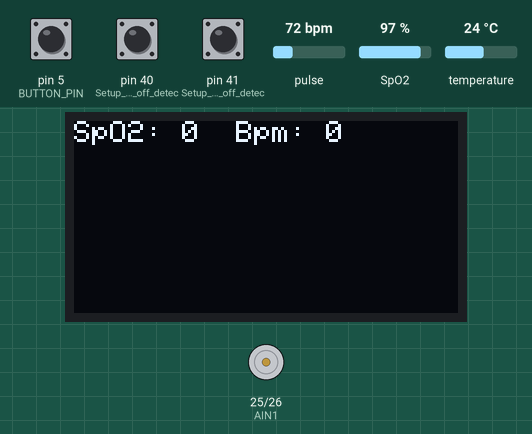
Bench run of a sketch on a simulated Arduino Mega 2560, built for the host (arithmetic inside an expression is 32-bit, double 64-bit). Shown: 128×64 one-colour display, motor-driver pin pairs drawn as motors (green arrow = first pin HIGH = forward, orange = second pin HIGH = backward, longer = more drive, scaled by the enable pin). Inputs (shaded band) come from the test bench; at power-on: pulse 72 bpm, pin 5 (BUTTON_PIN) HIGH, temperature 24 °C, SpO2 97 %, pin 40 (Setup_for_leads_off_detec) LOW, pin 41 (Setup_for_leads_off_detec) LOW. What the sketch prints to the serial monitor is not drawn.

Above: at 1.2 s.
1.3 s: pulse set to 158 bpm
At 2.8 s:
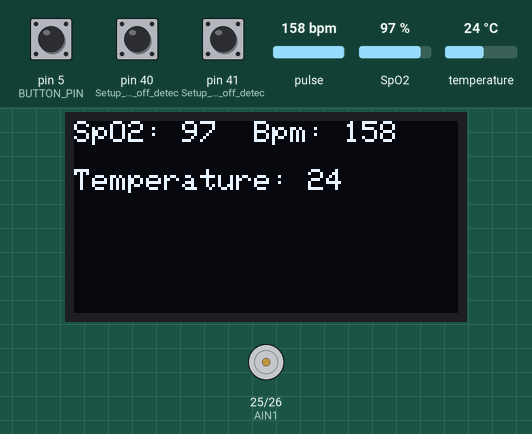
3.5 s: pin 5 (BUTTON_PIN) pulled LOW for 0.15 s
At 5.1 s:
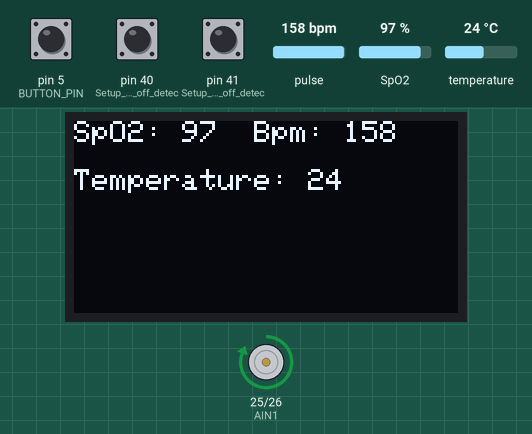
10.0 s: temperature set to 12 °C
At 11.5 s:
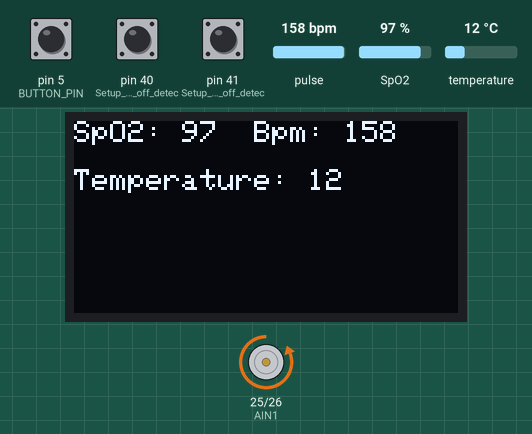
15.5 s: SpO2 set to 80 %
At 17.0 s:
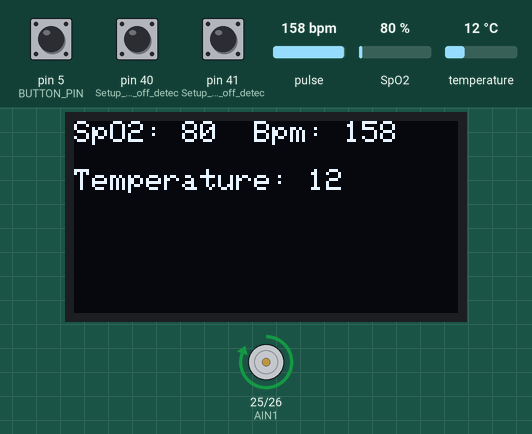
21.9 s: pulse set to 130 bpm
At 23.3 s:
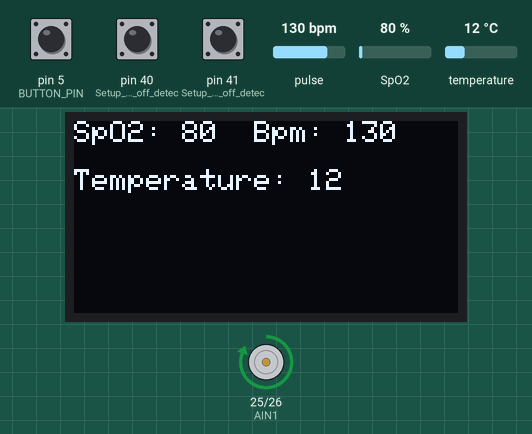
25.5 s: temperature set to 19 °C
At 26.7 s:
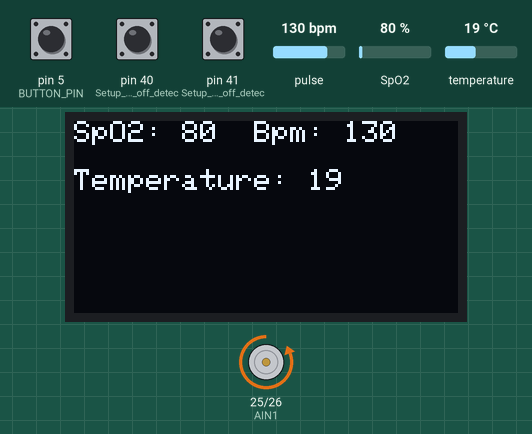
Timing chart, 0 to 29.5 s (numbered marks = the images above; inputs shaded):
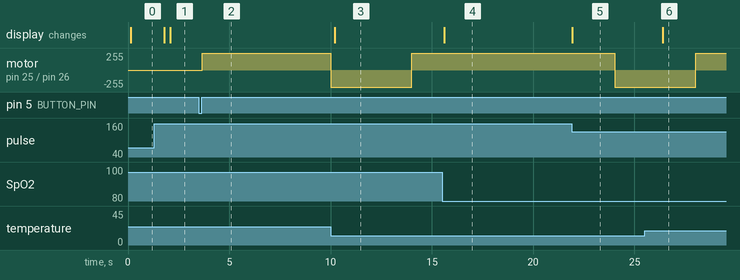

Measured:
- after the input at 1.3 s, the display: first changes after 0.48 s (image 1 shows a later state)
- after the input at 3.5 s, motor on pin 25 (AIN1) / pin 26 (AIN2): stopped → forward 255/255 after 0.15 s
- after the input at 10.0 s, the display: changes after 0.20 s (image 3)
- after the input at 15.5 s, the display: changes after 0.10 s (image 4)
- after the input at 21.9 s, the display: changes at once (image 5)
- after the input at 25.5 s, the display: changes after 0.91 s (image 6)

The sketch:

PCB_2.ino
```cpp
//Libraries

#include <OneWire.h>
#include <DallasTemperature.h>
#include <Wire.h>
#include "MAX30100_PulseOximeter.h"
#include <Adafruit_GFX.h>
#include <Adafruit_SH110X.h>


//Constants

#define REPORTING_PERIOD_MS 100
#define ONE_WIRE_BUS 4
#define BUTTON_PIN 5
#define AIN1 25
#define AIN2 26
#define PWMA 32
#define BLACK 0


//Objects

PulseOximeter pox;
OneWire oneWire(ONE_WIRE_BUS);
DallasTemperature sensors(&oneWire);
DeviceAddress tempDeviceAddress;
TwoWire myWire(1);
Adafruit_SH1106G display(128, 64, &myWire, -1);


//Varialbes

float heartrate;
float bloodoxygen;
unsigned long lastTempRequest = 0;
unsigned long tsLastReport = 0;
unsigned long adLastReport = 0;
unsigned long motorLastReport = 0;
unsigned long lastForward = 0;
unsigned long lastReverse = 0;
unsigned long startTime = 0;
unsigned long currentTime = 0;
float temperature = 0.0;
int numberOfDevices;
int lastState = HIGH;
int currentState;
bool motorFlag = 0;
bool forward = 1;


void onBeatDetected() {
  Serial.println("Beat!");
}

void configureMax30100() {
  // Configure sensor to use 7.6mA for LED drive
  pox.setIRLedCurrent(MAX30100_LED_CURR_7_6MA);
  // Register a callback routine
  pox.setOnBeatDetectedCallback(onBeatDetected);
}

void setup(void) {
  pinMode(BUTTON_PIN, INPUT_PULLUP);
  Serial.begin(115200);

  //OLED

  myWire.begin(19, 23);
  display.begin(0x3C, 0x3C);
  display.setTextSize(1);
  display.setTextColor(SH110X_WHITE);
  display.clearDisplay();
  display.setCursor(0, 0);
  display.println("Starting...");
  display.display();


  //DS18B20

  sensors.begin();
  numberOfDevices = sensors.getDeviceCount();
  Serial.print("Locating temperature sensors...");
  Serial.print("Found ");
  Serial.print(numberOfDevices, DEC);
  Serial.println(" sensors.");
  sensors.getAddress(tempDeviceAddress, 0);
  Serial.print("Found device ");
  sensors.setWaitForConversion(false);
  sensors.requestTemperatures();

  //MAX30100

  Serial.print("Initializing pulse oximeter..");
  Wire.setClock(400000UL);  // I tried changing the I2C_BUS_SPEED to 100Khz, it made no difference in the output values
  // Initialize sensor
  if (!pox.begin()) {
    Serial.println("FAILED");
    for (;;)
      ;
  } else {
    Serial.println("SUCCESS");
  }
  configureMax30100();


  //AD8232

  pinMode(40, INPUT);  // Setup for leads off detection LO +
  pinMode(41, INPUT);  // Setup for leads off detection LO -
  pinMode(A0, INPUT);


  //tb6612fng setup part
  pinMode(PWMA, OUTPUT);
  pinMode(AIN1, OUTPUT);
  pinMode(AIN2, OUTPUT);
}


void loop(void) {

  //DS18B20

  if (millis() - lastTempRequest >= 2000)  // waited long enough??
  {
    float temperature = sensors.getTempC(tempDeviceAddress);
    Serial.print("Temp C: ");
    Serial.print(temperature);
    sensors.requestTemperatures();
    lastTempRequest = millis();
    display.setTextSize(1);
    display.setTextColor(SH110X_WHITE);
    display.setCursor(0, 16);
    display.fillRect(0, 16, 128, 8, BLACK);  // Draw a rectangle over the entire line with a black background
    display.setCursor(0, 16);
    display.print("Temperature: ");
    display.println(int(temperature));
  }


  // MAX30100

  pox.update();

  if (millis() - tsLastReport > REPORTING_PERIOD_MS) {
    Serial.print("Heart rate:");
    heartrate = pox.getHeartRate();
    Serial.print(heartrate);
    Serial.print("bpm / SpO2:");
    bloodoxygen = pox.getSpO2();
    Serial.print(bloodoxygen);
    Serial.println("%");

    tsLastReport = millis();

    display.setTextSize(1);
    display.setTextColor(SH110X_WHITE);
    display.setCursor(0, 0);
    display.fillRect(0, 0, 128, 8, BLACK);  // Draw a rectangle over the entire line with a black background
    display.setCursor(0, 0);
    display.print("SpO2: ");
    display.print(int(bloodoxygen));
    display.print("  Bpm: ");
    display.print(int(heartrate));
    display.display();
  }


  //AD8232

  if (millis() - adLastReport > 10) {
    if ((digitalRead(40) == 1) || (digitalRead(41) == 1)) {
      Serial.println('!');
    } else {
      //Serial.println(analogRead(A0));
    }
    adLastReport = millis();
  }

  // TB6612FNG

  currentState = digitalRead(BUTTON_PIN);
  //Serial.println(currentState);

  if (lastState == LOW && currentState == HIGH) {
    motorFlag = !motorFlag;
    Serial.println("------------------------state changed--------------------------------");
  }

  lastState = currentState;

  if (motorFlag == 1) {

    currentTime = millis();
    if (forward && (currentTime - startTime >= 10000)) {
      forward = false;
      startTime = currentTime;
    } else if (!forward && (currentTime - startTime >= 4000)) {
      forward = true;
      startTime = currentTime;
    }

    // Rotate the motor in the current direction
    if (forward) {
      digitalWrite(AIN1, HIGH);
      digitalWrite(AIN2, LOW);
      digitalWrite(PWMA, 255);
      Serial.println("Forward Motor");

    } else {
      digitalWrite(AIN1, LOW);
      digitalWrite(AIN2, HIGH);
      digitalWrite(PWMA, 255);
      Serial.println("Reverse Motor");
    }

  } else if (motorFlag == 0) {
    Serial.println("motor stopped");
    digitalWrite(AIN1, LOW);  //Motor A Rotate AntiClockwise
    digitalWrite(AIN2, LOW);
    digitalWrite(PWMA, 0);
  }
}
```
